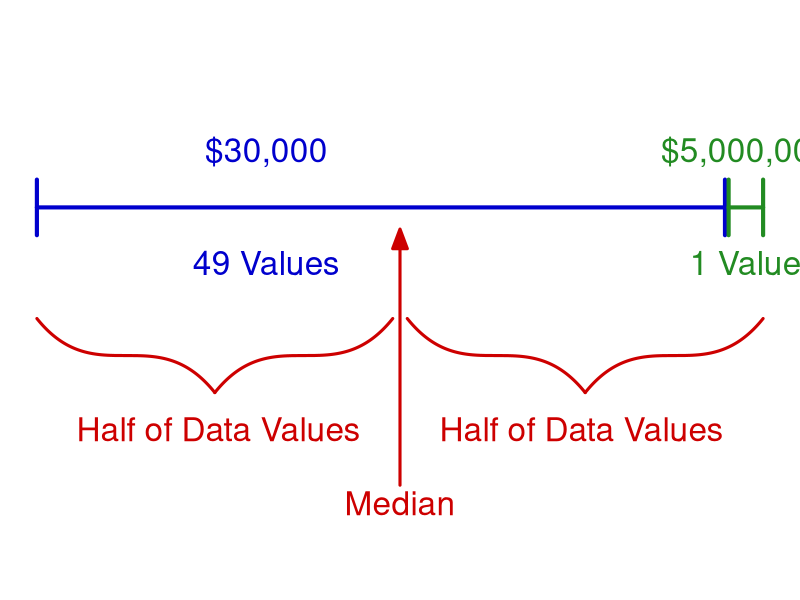

Write R code to recreate this figure.
xbar = (1 + 1 + 1 + 2 + 2 + 3 + 4 + 4 + 4 + 4 + 4)/11
xbar

xbar = (3*1 + 2*2 + 1*3 + 5*4)/11
xbar

x = c(1, 1, 1, 2, 2, 3, 4, 4, 4, 4, 4)
n = length(x)

xbar = sum(x)/n
xbar

x = c(1, 1, 1, 2, 2, 3, 4, 4, 4, 4, 4)

quantile(x, probs = 0.50)

x = c(3, 4, 8, 8, 10, 11, 12, 13, 14, 15, 15, 16, 16, 17, 17, 18, 21, 22, 22, 24, 24, 25, 26, 26, 27, 27, 29, 29, 31, 32, 33, 33, 34, 34, 35, 37, 40, 44, 44, 47)

# Find the Mean
n = length(x)

xbar = sum(x)/n
xbar

# Find the Median
M = median(x)
M

x = c(3, 4, 5, 7, 7, 7, 7, 8, 8, 9, 9, 10, 10, 10, 10, 10, 11, 12, 12, 13, 14, 14, 15, 15, 17, 17, 18, 19, 19, 19, 21, 21, 22, 22, 23, 24, 24, 24, 24)

# Find the Mean
n = length(x)

xbar = sum(x)/n
xbar

# Find the Median
M = quantile(x, probs = 0.50)
M

x = c(42, 24, 35, 31.5, 32.5, 32, 48.5, 35.5, 38, 40, 20.5, 37, 34, 41.5, 43, 49, 48, 28, 35, 48.5, 22, 35.5, 44.5, 39, 21.5, 34.5, 40)

# Find the Mean
N = length(x)

mu = sum(x)/N
mu

# Find the Median
M = quantile(x, probs = 0.50)
M

## To Do: Video Example Mean/Median

xbar = (1*5000000 + 49*30000)/50
xbar

library(shape)

png("visual_median.png", width = 1000, height = 300)

rangebar = function(x0, x1, y, d, col){
    segments(x0, y-d, x0, y+d, lwd = 4, col = col)
    segments(x0, y, x1, y, lwd = 4, col = col)
    segments(x1, y-d, x1, y+d, lwd = 4, col = col)
}

rangebrace = function(x0, x1, y, d, col){
    Y = seq(y, y+d, length = 500)
    Xl = (x1 - x0)/4 * ( (2/d)^(1/3) * sign(Y - (y + d/2))*abs(Y - (y + d/2))^(1/3) + 1 ) + (x0 + x1)/2
    Xr = (x1 - x0)/4 * ( -(2/d)^(1/3) * sign(Y - (y + d/2))*abs(Y - (y + d/2))^(1/3) - 1 ) + (x0 + x1)/2
    lines(Xl, Y, lwd = 3, col = col)
    lines(Xr, Y, lwd = 3, col = col)
}

c1 = "blue3"
c2 = "forestgreen"
c3 = "red3"

a = 0
b = 9.5
c = 10
eps = 0.025

par(mar = c(0, 0, 0, 0))
plot(NULL, xlim = c(-0.1, 10.1), ylim = c(-2, 1), axes = FALSE, ann = FALSE)
rangebar(a, b-eps, 0, 0.15, col = c1)
rangebar(b+eps, c, 0, 0.15, col = c2)

text(x = (a + b-eps)/3, y = 0.3, labels = "$30,000", cex = 2, col = c1)
text(x = (a + b-eps)/3, y = -0.3, labels = "49 Values", cex = 2, col = c1)
text(x = (b+eps + c)/2, y = 0.3, labels = "$5,000,000", cex = 2, col = c2)
text(x = (b+eps + c)/2, y = -0.3, labels = "1 Value", cex = 2, col = c2)

rangebrace(a, (a + c)/2 - 4*eps, -1, 0.4, col = c3)
rangebrace((a + c)/2 + 4*eps, c, -1, 0.4, col = c3)
text(x = (3*a + c)/4, y = -1.2, labels = "Half of Data Values", cex = 2, col = c3)
text(x = (a + 3*c)/4, y = -1.2, labels = "Half of Data Values", cex = 2, col = c3)

Arrows((a + c)/2, -1.5, (a + c)/2, -0.17, lwd = 3, col = c3, arr.type = "triangle", arr.width = 0.3)
text(x = (a + c)/2, y = -1.5, labels = "Median", cex = 2, pos = 1, col = c3)

dev.off()

## To Do: Example Video like above
